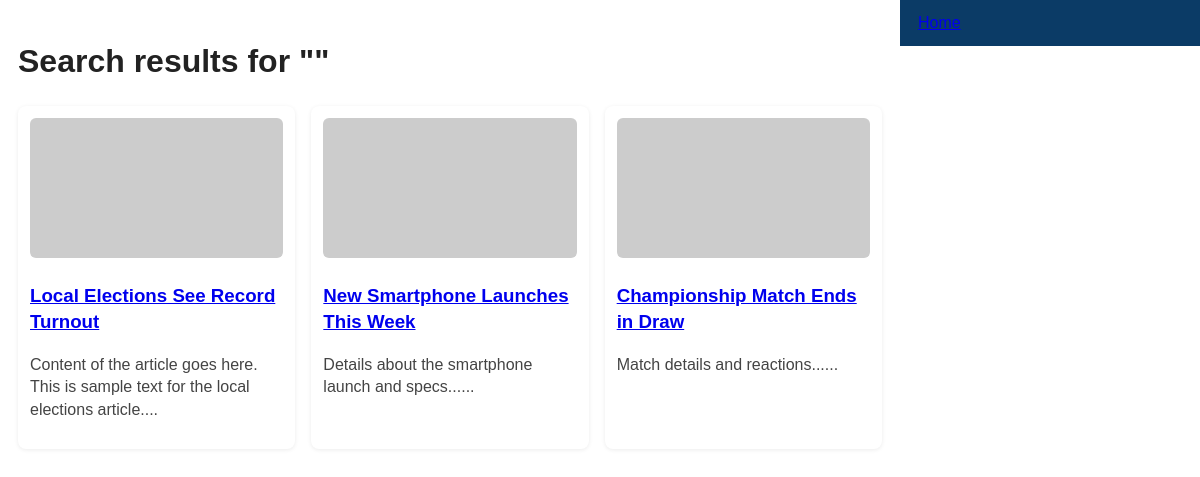
Screenshot of /search.php with the database file from the repository.
### tables this page shows
CREATE TABLE IF NOT EXISTS articles (
  article_id INT AUTO_INCREMENT PRIMARY KEY,
  title VARCHAR(255),
  content TEXT,
  image_url VARCHAR(500),
  category_id INT,
  author_id INT,
  published_date DATETIME,
  FOREIGN KEY (category_id) REFERENCES categories(category_id) ON DELETE SET NULL,
  FOREIGN KEY (author_id) REFERENCES users(user_id) ON DELETE SET NULL
);

### search.php (the view, shortened to what this page needs)
<?php
require 'db.php';
$q = isset($_GET['q']) ? trim($_GET['q']) : '';
$stmt = $conn->prepare("SELECT a.*, c.category_name FROM articles a JOIN categories c ON a.category_id=c.category_id WHERE a.title LIKE CONCAT('%',?,'%') OR a.content LIKE CONCAT('%',?,'%') ORDER BY published_date DESC");
$stmt->bind_param("ss",$q,$q);
$stmt->execute();
$res = $stmt->get_result();
?>
<!doctype html>
<html lang="en">
<head>
<link rel="stylesheet" href="styles.css">
</head>
<body>
<header><a href="index.php">Home</a></header>
<main>
  <h1>Search results for "<?php echo htmlspecialchars($q); ?>"</h1>
  <div class="grid">
    <?php if($res && $res->num_rows>0): while($r=$res->fetch_assoc()): ?>
      <article class="card">
        <img src="<?php echo htmlspecialchars($r['image_url']); ?>" alt="">
        <h3><a href="article.php?id=<?php echo $r['article_id']; ?>"><?php echo htmlspecialchars($r['title']); ?></a></h3>
        <p class="excerpt"><?php echo nl2br(htmlspecialchars(substr($r['content'],0,150))).'...'; ?></p>
      </article>
    <?php endwhile; else: ?>
      <p>No results found.</p>
    <?php endif; ?>
  </div>
</main>
</body>
</html>

### styles.css (style rules this page uses)
* { box-sizing:border-box;font-family:Arial,Helvetica,sans-serif }
body { margin:0;color:#222;line-height:1.4 }
header { display:flex;align-items:center;gap:20px;padding:12px 18px;background:#0b3b66;color:white;flex-wrap:wrap }
main { display:block;padding:18px }
.grid { display:grid;grid-template-columns:repeat(auto-fit,minmax(220px,1fr));gap:16px }
.card, .single { background:white;padding:12px;border-radius:8px;box-shadow:0 1px 4px rgba(0,0,0,0.08) }
.card img, .breaking-list img, .single img { width:100%;height:140px;object-fit:cover;border-radius:6px }
.excerpt { color:#444 }
@media (min-width:900px) { body { display:grid;grid-template-columns:1fr 300px;grid-template-rows:auto 1fr auto;grid-template-areas:"main aside" "main aside" "footer footer" } }
@media (min-width:900px) { main { grid-area:main } }

### rows the page displays
articles: title "Local Elections See Record Turnout", content "Content of the article goes here. This is sample text for the local elections article."
articles: title "New Smartphone Launches This Week", content "Details about the smartphone launch and specs..."
articles: title "Championship Match Ends in Draw", content "Match details and reactions..."
